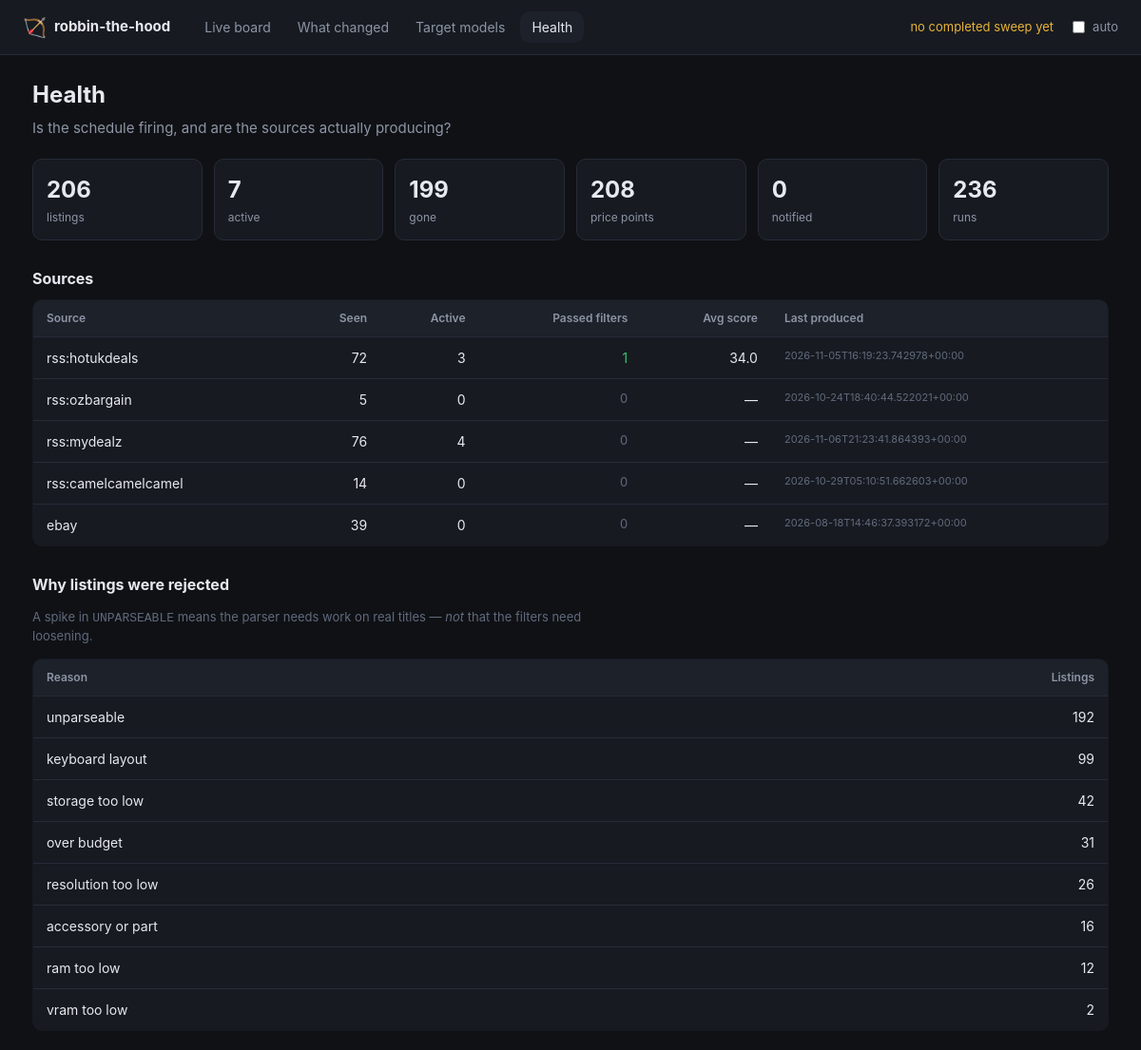
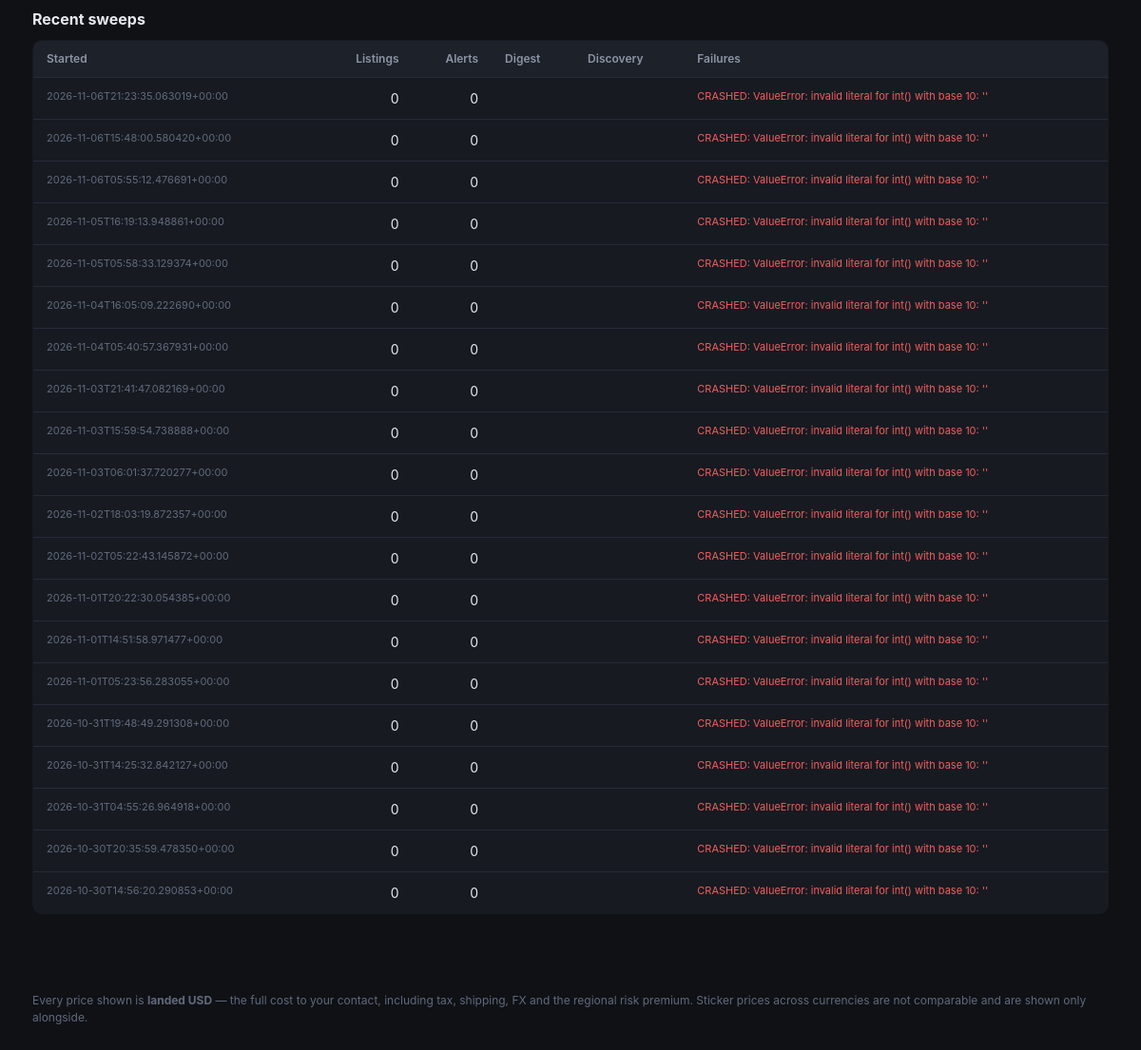
Screenshot of /health with the database file from the repository (2 pictures, top to bottom).
### tables this page shows
CREATE TABLE runs (
    id             INTEGER PRIMARY KEY AUTOINCREMENT,
    started_at     TEXT NOT NULL,
    finished_at    TEXT,
    listings_seen  INTEGER DEFAULT 0,
    alerts_sent    INTEGER DEFAULT 0,
    digest_sent    INTEGER DEFAULT 0,
    discovery_run  INTEGER DEFAULT 0,
    notes          TEXT
);

### dashboard.py (the view)
@app.route("/health")
def health_page():
    with _open() as store:
        data = health(store)
    return render_template(
        "health.html", health=data, now=datetime.now(timezone.utc), active="health",
        static_export=_static_export(),
    )

### dashboard.py (called while the page is built)
def _open():
    return Store(app.config["DEALS_DB"])

def _static_export() -> bool:
    return bool(app.config.get("STATIC_EXPORT"))

### dealhunter/store.py (called while the page is built, shortened)
    def __enter__(self) -> "Store":
        return self

    def __exit__(self, *exc_info) -> None:
        self.close()

    def close(self) -> None:
        self.connection.commit()
        try:
            self.connection.execute("PRAGMA wal_checkpoint(TRUNCATE)")
        except sqlite3.Error as exc:  # pragma: no cover - non-fatal
            log.warning("Could not checkpoint the WAL: %s", exc)
        self.connection.close()

    @contextmanager
    def _tx(self):
        try:
            yield self.connection
            self.connection.commit()
        except Exception:
            self.connection.rollback()
            raise

    def _migrate(self) -> None:
        with self._tx() as connection:
            connection.executescript(SCHEMA)
            row = connection.execute("SELECT version FROM schema_version").fetchone()
            if row is None:
                connection.execute(
                    "INSERT INTO schema_version (version) VALUES (?)", (SCHEMA_VERSION,)
                )

    def latest_run_at(self) -> datetime | None:
        row = self.connection.execute(
            "SELECT started_at FROM runs WHERE finished_at IS NOT NULL "
            "ORDER BY id DESC LIMIT 1"
        ).fetchone()
        return datetime.fromisoformat(row["started_at"]) if row else None

    def stats(self) -> dict[str, int]:
        def count(sql: str) -> int:
            return int(self.connection.execute(sql).fetchone()[0])
        return {
            "listings": count("SELECT COUNT(*) FROM listings"),
            "active": count("SELECT COUNT(*) FROM listings WHERE status='active'"),
            "gone": count("SELECT COUNT(*) FROM listings WHERE status='gone'"),
            "price_points": count("SELECT COUNT(*) FROM price_history"),
            "notified": count("SELECT COUNT(*) FROM notifications"),
            "runs": count("SELECT COUNT(*) FROM runs"),
        }

### templates/health.html (shortened to what this page needs)
{% extends "base.html" %}
{% block content %}
<div class="pagehead">
  <h1>Health</h1>
  <p class="sub">Is the schedule firing, and are the sources actually producing?</p>
</div>
<div class="statgrid">
  {% for key, value in health.totals.items() %}
    <div class="stat">
      <div class="statnum">{{ '{:,}'.format(value) }}</div>
      <div class="statlabel">{{ key.replace('_', ' ') }}</div>
    </div>
  {% endfor %}
</div>
<section class="changeblock">
  <h2>Sources</h2>
  <table class="models">
    <thead>
      <tr>
        <th>Source</th><th class="num">Seen</th><th class="num">Active</th>
        <th class="num">Passed filters</th><th class="num">Avg score</th>
        <th>Last produced</th>
      </tr>
    </thead>
    <tbody>
      {% for s in health.sources %}
        <tr>
          <td>{{ s.source }}</td>
          <td class="num">{{ s.total }}</td>
          <td class="num">{{ s.active }}</td>
          <td class="num {{ 'good' if s.passed else 'none' }}">{{ s.passed }}</td>
          <td class="num">{{ s.avg_score if s.avg_score is not none else '—' }}</td>
          <td class="tiny">{{ s.last_produced or '—' }}</td>
        </tr>
      {% else %}
        <tr><td colspan="6" class="none">No sources have produced anything yet.</td></tr>
      {% endfor %}
    </tbody>
  </table>
</section>
<section class="changeblock">
  <h2>Why listings were rejected</h2>
  <p class="hint">
    A spike in <code>UNPARSEABLE</code> means the parser needs work on real
    titles — <em>not</em> that the filters need loosening.
  </p>
  <table class="models">
    <thead><tr><th>Reason</th><th class="num">Listings</th></tr></thead>
    <tbody>
      {% for r in health.rejections %}
        <tr>
          <td>{{ r.reason.replace('_', ' ') | lower }}</td>
          <td class="num">{{ r.n }}</td>
        </tr>
      {% else %}
        <tr><td colspan="2" class="none">Nothing rejected yet.</td></tr>
      {% endfor %}
    </tbody>
  </table>
</section>
<section class="changeblock">
  <h2>Recent sweeps</h2>
  <table class="models">
    <thead>
      <tr>
        <th>Started</th><th class="num">Listings</th><th class="num">Alerts</th>
        <th>Digest</th><th>Discovery</th><th>Failures</th>
      </tr>
    </thead>
    <tbody>
      {% for r in health.runs %}
        <tr>
          <td class="tiny">{{ r.started_at }}</td>
          <td class="num">{{ r.listings_seen }}</td>
          <td class="num">{{ r.alerts_sent }}</td>
          <td>{{ 'yes' if r.digest_sent else '' }}</td>
          <td>{{ 'yes' if r.discovery_run else '' }}</td>
          <td class="tiny {{ 'bad' if r.notes }}">{{ r.notes or '—' }}</td>
        </tr>
      {% else %}
        <tr><td colspan="6" class="none">No sweeps recorded yet.</td></tr>
      {% endfor %}
    </tbody>
  </table>
</section>
{% endblock %}

### static/style.css (style rules this page uses)
:root { --bg: #0f1115; --panel: #171a21; --panel-2: #1d212a; --line: #262b36; --text: #e6e9ef; --muted: #8d95a5; --dim: #616a7c; --accent: #4da3ff; --good: #35c46f; --warn: #e8b339; --bad: #ef5f5f; --priority: #b98bff; --radius: 10px; }
* { box-sizing: border-box; }
body { margin: 0; background: var(--bg); color: var(--text); font: 15px/1.5 ui-sans-serif, -apple-system, "Segoe UI", Roboto, sans-serif; }
.pagehead h1 { margin: 0 0 6px; font-size: 24px; }
.pagehead .sub { margin: 0 0 20px; color: var(--muted); max-width: 74ch; }
.changeblock { margin: 28px 0; }
.changeblock h2 { font-size: 16px; display: flex; align-items: center; gap: 9px; margin: 0 0 10px; }
.none, .hint { color: var(--dim); font-size: 13px; }
.hint { max-width: 74ch; }
table.models { width: 100%; border-collapse: collapse; font-size: 14px; background: var(--panel); border: 1px solid var(--line); border-radius: var(--radius); overflow: hidden; }
table.models th { text-align: left; padding: 10px 14px; font-size: 12px; color: var(--muted); background: var(--panel-2); border-bottom: 1px solid var(--line); font-weight: 600; }
table.models td { padding: 11px 14px; border-bottom: 1px solid var(--line); vertical-align: top; }
table.models tr:last-child td { border-bottom: 0; }
table.models .num { text-align: right; }
.tiny { font-size: 11px; color: var(--dim); }
.good { color: var(--good); }
.bad { color: var(--bad); }
.statgrid { display: grid; grid-template-columns: repeat(auto-fit, minmax(130px, 1fr)); gap: 12px; margin-bottom: 26px; }
.stat { background: var(--panel); border: 1px solid var(--line); border-radius: var(--radius); padding: 14px; }
.statnum { font-size: 24px; font-weight: 700; }
.statlabel { font-size: 12px; color: var(--muted); margin-top: 2px; }

### rows the page displays
runs: started_at "2026-11-06T21:23:35.063019+00:00", listings_seen "0", alerts_sent "0", notes "CRASHED: ValueError: invalid literal for int() with base 10: ''"
runs: started_at "2026-11-06T15:48:00.580420+00:00", listings_seen "0", alerts_sent "0", notes "CRASHED: ValueError: invalid literal for int() with base 10: ''"
runs: started_at "2026-11-06T05:55:12.476691+00:00", listings_seen "0", alerts_sent "0", notes "CRASHED: ValueError: invalid literal for int() with base 10: ''"
runs: started_at "2026-11-05T16:19:13.948861+00:00", listings_seen "0", alerts_sent "0", notes "CRASHED: ValueError: invalid literal for int() with base 10: ''"
runs: started_at "2026-11-05T05:58:33.129374+00:00", listings_seen "0", alerts_sent "0", notes "CRASHED: ValueError: invalid literal for int() with base 10: ''"
runs: started_at "2026-11-04T16:05:09.222690+00:00", listings_seen "0", alerts_sent "0", notes "CRASHED: ValueError: invalid literal for int() with base 10: ''"
runs: started_at "2026-11-04T05:40:57.367931+00:00", listings_seen "0", alerts_sent "0", notes "CRASHED: ValueError: invalid literal for int() with base 10: ''"
runs: started_at "2026-11-03T21:41:47.082169+00:00", listings_seen "0", alerts_sent "0", notes "CRASHED: ValueError: invalid literal for int() with base 10: ''"
runs: started_at "2026-11-03T15:59:54.738888+00:00", listings_seen "0", alerts_sent "0", notes "CRASHED: ValueError: invalid literal for int() with base 10: ''"
runs: started_at "2026-11-03T06:01:37.720277+00:00", listings_seen "0", alerts_sent "0", notes "CRASHED: ValueError: invalid literal for int() with base 10: ''"
runs: started_at "2026-11-02T18:03:19.872357+00:00", listings_seen "0", alerts_sent "0", notes "CRASHED: ValueError: invalid literal for int() with base 10: ''"
runs: started_at "2026-11-02T05:22:43.145872+00:00", listings_seen "0", alerts_sent "0", notes "CRASHED: ValueError: invalid literal for int() with base 10: ''"
runs: started_at "2026-11-01T20:22:30.054385+00:00", listings_seen "0", alerts_sent "0", notes "CRASHED: ValueError: invalid literal for int() with base 10: ''"
runs: started_at "2026-11-01T14:51:58.971477+00:00", listings_seen "0", alerts_sent "0", notes "CRASHED: ValueError: invalid literal for int() with base 10: ''"
runs: started_at "2026-11-01T05:23:56.283055+00:00", listings_seen "0", alerts_sent "0", notes "CRASHED: ValueError: invalid literal for int() with base 10: ''"
runs: started_at "2026-10-31T19:48:49.291308+00:00", listings_seen "0", alerts_sent "0", notes "CRASHED: ValueError: invalid literal for int() with base 10: ''"
runs: started_at "2026-10-31T14:25:32.842127+00:00", listings_seen "0", alerts_sent "0", notes "CRASHED: ValueError: invalid literal for int() with base 10: ''"
runs: started_at "2026-10-31T04:55:26.964918+00:00", listings_seen "0", alerts_sent "0", notes "CRASHED: ValueError: invalid literal for int() with base 10: ''"
runs: started_at "2026-10-30T20:35:59.478350+00:00", listings_seen "0", alerts_sent "0", notes "CRASHED: ValueError: invalid literal for int() with base 10: ''"
runs: started_at "2026-10-30T14:56:20.290853+00:00", listings_seen "0", alerts_sent "0", notes "CRASHED: ValueError: invalid literal for int() with base 10: ''"

### other values shown
{{ '{:,}'.format(value) }} "206" "7" "199" "208" "0" "236"
{{ key.replace('_', ' ') }} "listings" "active" "gone" "price points" "notified" "runs"
{{ s.source }} "rss:hotukdeals" "rss:ozbargain" "rss:mydealz" "rss:camelcamelcamel" "ebay"
{{ s.total }} "72" "5" "76" "14" "39"
{{ s.active }} "3" "0" "4" "0" "0"
{{ s.passed }} "1" "0" "0" "0" "0"
{{ s.avg_score if s.avg_score is not none else '—' }} "34.0" "—" "—" "—" "—"
{{ s.last_produced or '—' }} "2026-11-05T16:19:23.742978+00:00" "2026-10-24T18:40:44.522021+00:00" "2026-11-06T21:23:41.864393+00:00" "2026-10-29T05:10:51.662603+00:00" "2026-08-18T14:46:37.393172+00:00"
{{ r.reason.replace('_', ' ') | lower }} "unparseable" "keyboard layout" "storage too low" "over budget" "resolution too low" "accessory or part" "ram too low" "vram too low"
{{ r.n }} "192" "99" "42" "31" "26" "16" "12" "2"
